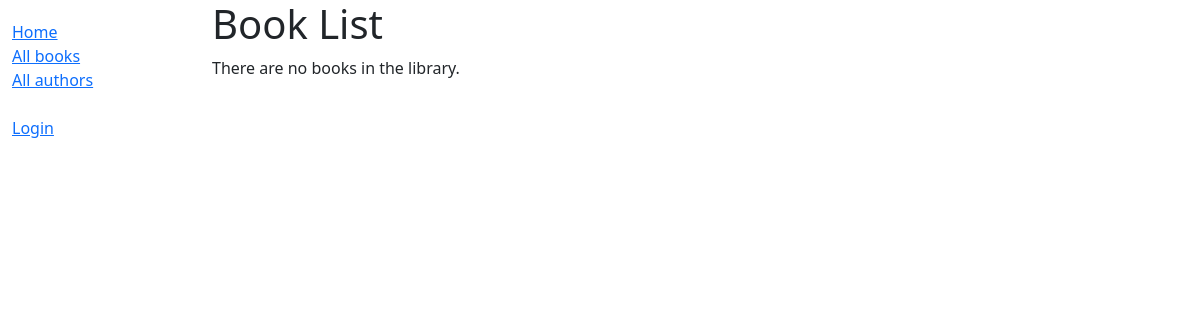
Page /catalog/books/ on the earlier database version.
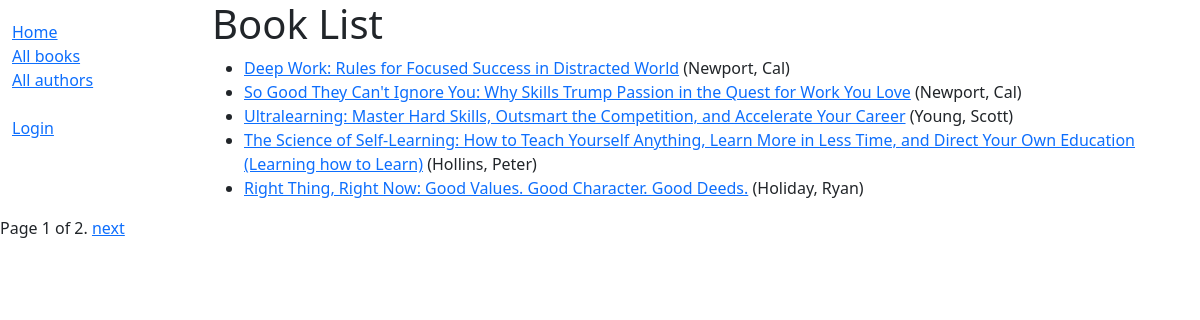
Same page on the later database version.
### catalog/models.py (models this page shows, shortened)
class Book(models.Model):
    title = models.CharField(max_length=200)
    author = models.ForeignKey('Author', on_delete=models.RESTRICT, null=True)
    summary = models.TextField(
        max_length=1000, help_text="Enter a brief description of the Book")
    isbn = models.CharField("ISBN",
                            max_length=13,
                            unique=True,
                            help_text="13 Character <a href='#'>ISBN number</a>")
    genre = models.ManyToManyField(
        Genre, help_text="Select a genre for this book")
    language = models.ForeignKey(
        Language, on_delete=models.SET_NULL, null=True)
    def get_absolute_url(self):
        return reverse('book-detail', args=[str(self.id)])
    def display_genre(self):
        """Create a string for the Genre. This is required to display genre in Admin."""
        return ', '.join(genre.name for genre in self.genre.all()[:3])
    display_genre.short_description = "Genres"

class Author(models.Model):
    first_name = models.CharField(max_length=100)
    last_name = models.CharField(max_length=100)
    date_of_birth = models.DateField(null=True, blank=True)
    date_of_death = models.DateField("Died", null=True, blank=True)
    class Meta:
        ordering = ["last_name", "first_name"]
    def __str__(self):
        return f"{self.last_name}, {self.first_name}"

### catalog/views.py (the view)
# urls.py: path("books/", views.BookListView.as_view(), name='books'),
class BookListView(generic.ListView):
    model = Book
    paginate_by = 5
    constext_object_name = 'book_list'
    queryset = Book.objects.all()
    template_name = 'books/book_list.html'

### catalog/templates/catalog/book_list.html
{% extends "base_generic.html"%}
{% block content %}
    <h1>Book List</h1>
    {% if book_list %}
        <ul>
            {% for book in book_list %}
                <li>
                    <a href="{{ book.get_absolute_url }}">{{ book.title }}</a>
                    ({{ book.author }})
                </li>
            {% endfor %}
        </ul>
    {% else %}
        <p>There are no books in the library.</p>
    {% endif %}
{% endblock %}

Differences in the rows shown:
added Book: title "Deep Work: Rules for Focused Success in Distracted World", author "Newport, Cal"
added Book: title "So Good They Can't Ignore You: Why Skills Trump Passion in the Quest for Work You Love", author "Newport, Cal"
added Book: title "Ultralearning: Master Hard Skills, Outsmart the Competition, and Accelerate Your Career", author "Young, Scott"
added Book: title "The Science of Self-Learning: How to Teach Yourself Anything, Learn More in Less Time, and Direct Your Own Education (Learning how to Learn)", author "Hollins, Peter"
added Book: title "Right Thing, Right Now: Good Values. Good Character. Good Deeds.", author "Holiday, Ryan"
Other differences:
{{ page_obj.number }}: (not shown) → "1"
{{ page_obj.paginator.num_pages }}: (not shown) → "2"
text no longer shown: "There are no books in the library."
text now shown: "Page of . next"
